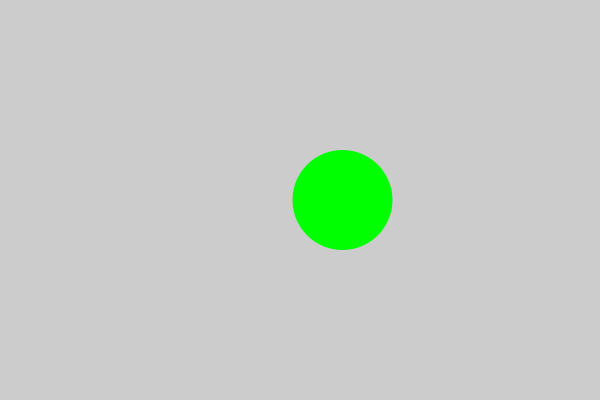
Frame 1 (no input)
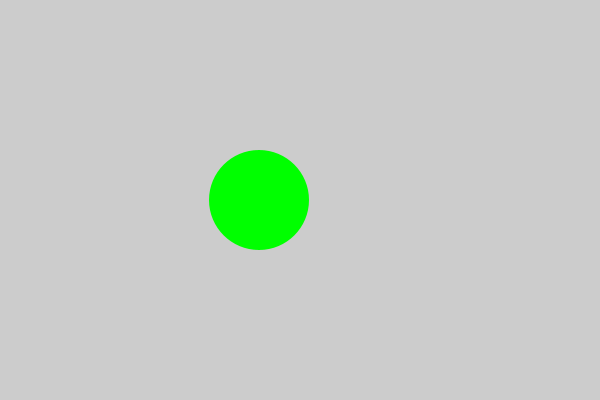
Frame 60 (the mouse pressed at the canvas centre just before this capture)
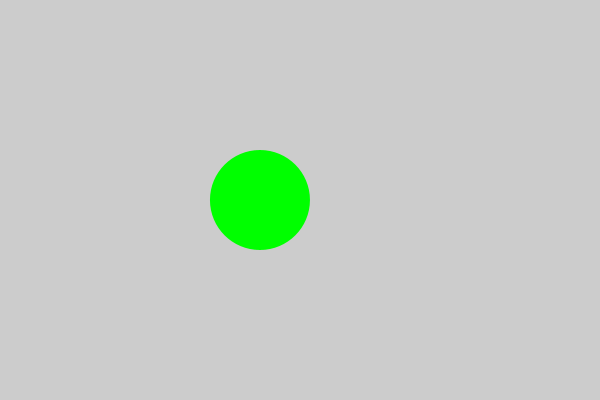
Frame 120 (the mouse held since frame 60 and released just before this capture)

The Processing sketch that drew these frames (run headless with seeded random() and noise(); from frame 60 on, the mouse is pressed at the canvas centre):

// Processing sketch: noise_animation
// ── noise_animation.pde
/**
 * Animate the position of a ball depending on noise.
 *
 * Jared Donovan 2018.
 */
 
float xSample = 0.0;
float inc = 0.01;
 
void setup(){
  size(600, 400);
  fill(0, 255, 0);
  noStroke();
}

void draw(){
  background(204);
  // X will have a value between 0..1
  float x = noise(xSample);
  
  // Scale up the value of x from 0..1 to 100..500
  x = 100 + x * 400;
  
  // Use the value of x to draw a circle
  ellipse(x, height / 2, 100, 100);
  
  // Change the sample point, so we get a slightly different
  // value for x each time. 
  xSample += inc;
}

void keyPressed(){
  save("noise_animation-screenshot.png");
}
